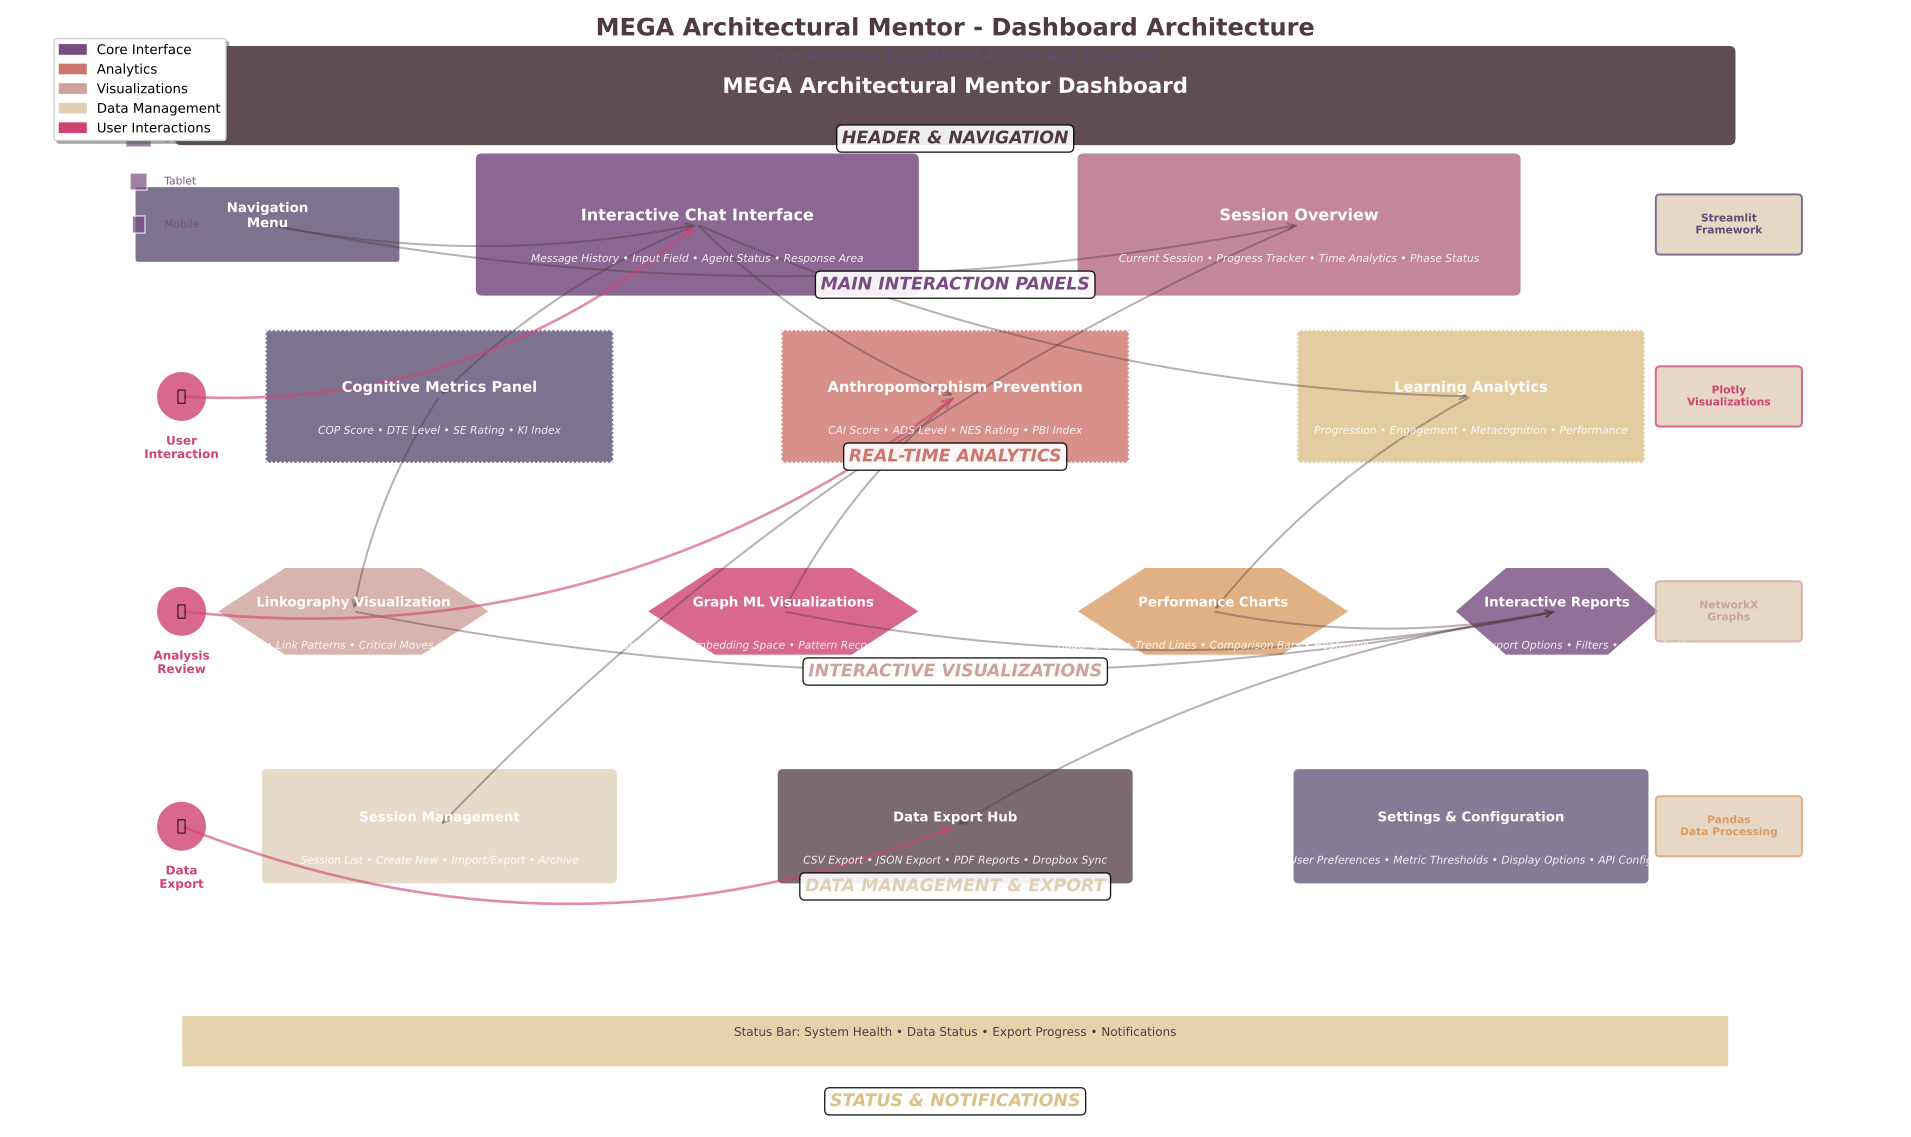

This figure's Python source:
"""
Dashboard Structure Overview Diagram Generator
Creates visual representation of the dashboard sections and components
"""

import matplotlib.pyplot as plt
import matplotlib.patches as mpatches
from matplotlib.patches import FancyBboxPatch, FancyArrowPatch, Circle, Rectangle, Polygon
import numpy as np
import os
import sys

# Add the benchmarking directory to the path to import thesis colors
sys.path.append(os.path.join(os.path.dirname(__file__), '..', '..', 'benchmarking'))
from thesis_colors import THESIS_COLORS, METRIC_COLORS, UI_COLORS

def create_dashboard_structure_diagram():
    """Create comprehensive dashboard structure overview"""
    
    # Create figure with proper sizing
    fig, ax = plt.subplots(1, 1, figsize=(20, 14))
    
    # Define dashboard components with hierarchical structure
    components = {
        # Header Section
        'header': {
            'pos': (10, 12.5), 'size': (18, 1),
            'color': THESIS_COLORS['primary_dark'],
            'text': 'MEGA Architectural Mentor Dashboard',
            'type': 'header'
        },
        
        # Navigation Menu
        'nav_menu': {
            'pos': (2, 11), 'size': (3, 0.8),
            'color': THESIS_COLORS['primary_purple'],
            'text': 'Navigation\nMenu',
            'type': 'navigation'
        },
        
        # Main Dashboard Sections
        'chat_interface': {
            'pos': (7, 11), 'size': (5, 1.5),
            'color': THESIS_COLORS['primary_violet'],
            'text': 'Interactive Chat Interface',
            'type': 'main_section',
            'subsections': [
                'Message History', 'Input Field', 'Agent Status', 'Response Area'
            ]
        },
        
        'session_overview': {
            'pos': (14, 11), 'size': (5, 1.5),
            'color': THESIS_COLORS['primary_rose'],
            'text': 'Session Overview',
            'type': 'main_section',
            'subsections': [
                'Current Session', 'Progress Tracker', 'Time Analytics', 'Phase Status'
            ]
        },
        
        # Analytics Sections
        'cognitive_metrics': {
            'pos': (4, 9), 'size': (4, 1.5),
            'color': METRIC_COLORS['cognitive_offloading'],
            'text': 'Cognitive Metrics Panel',
            'type': 'analytics',
            'subsections': [
                'COP Score', 'DTE Level', 'SE Rating', 'KI Index'
            ]
        },
        
        'anthropomorphism_metrics': {
            'pos': (10, 9), 'size': (4, 1.5),
            'color': THESIS_COLORS['accent_coral'],
            'text': 'Anthropomorphism Prevention',
            'type': 'analytics',
            'subsections': [
                'CAI Score', 'ADS Level', 'NES Rating', 'PBI Index'
            ]
        },
        
        'learning_analytics': {
            'pos': (16, 9), 'size': (4, 1.5),
            'color': THESIS_COLORS['neutral_warm'],
            'text': 'Learning Analytics',
            'type': 'analytics',
            'subsections': [
                'Progression', 'Engagement', 'Metacognition', 'Performance'
            ]
        },
        
        # Visualization Sections
        'linkography_viz': {
            'pos': (3, 6.5), 'size': (4, 1.5),
            'color': THESIS_COLORS['primary_pink'],
            'text': 'Linkography Visualization',
            'type': 'visualization',
            'subsections': [
                'Design Moves', 'Link Patterns', 'Critical Moves', 'Flow Analysis'
            ]
        },
        
        'graph_ml_viz': {
            'pos': (8, 6.5), 'size': (4, 1.5),
            'color': THESIS_COLORS['accent_magenta'],
            'text': 'Graph ML Visualizations',
            'type': 'visualization',
            'subsections': [
                'Network Graph', 'Embedding Space', 'Pattern Recognition', 'Clustering'
            ]
        },
        
        'performance_charts': {
            'pos': (13, 6.5), 'size': (4, 1.5),
            'color': THESIS_COLORS['neutral_orange'],
            'text': 'Performance Charts',
            'type': 'visualization',
            'subsections': [
                'Radar Chart', 'Trend Lines', 'Comparison Bars', 'Heatmaps'
            ]
        },
        
        'interactive_reports': {
            'pos': (17, 6.5), 'size': (3, 1.5),
            'color': THESIS_COLORS['primary_violet'],
            'text': 'Interactive Reports',
            'type': 'visualization',
            'subsections': [
                'Drill-down', 'Export Options', 'Filters', 'Customization'
            ]
        },
        
        # Data Management Sections
        'session_management': {
            'pos': (4, 4), 'size': (4, 1.2),
            'color': THESIS_COLORS['neutral_light'],
            'text': 'Session Management',
            'type': 'data_management',
            'subsections': [
                'Session List', 'Create New', 'Import/Export', 'Archive'
            ]
        },
        
        'data_export': {
            'pos': (10, 4), 'size': (4, 1.2),
            'color': THESIS_COLORS['primary_dark'],
            'text': 'Data Export Hub',
            'type': 'data_management',
            'subsections': [
                'CSV Export', 'JSON Export', 'PDF Reports', 'Dropbox Sync'
            ]
        },
        
        'settings_config': {
            'pos': (16, 4), 'size': (4, 1.2),
            'color': THESIS_COLORS['primary_purple'],
            'text': 'Settings & Configuration',
            'type': 'data_management',
            'subsections': [
                'User Preferences', 'Metric Thresholds', 'Display Options', 'API Config'
            ]
        },
        
        # Footer Section
        'status_bar': {
            'pos': (10, 1.5), 'size': (18, 0.6),
            'color': THESIS_COLORS['neutral_warm'],
            'text': 'Status Bar: System Health • Data Status • Export Progress • Notifications',
            'type': 'footer'
        }
    }
    
    # Draw components
    for comp_name, comp in components.items():
        x, y = comp['pos']
        width, height = comp['size']
        color = comp['color']
        comp_type = comp['type']
        
        # Different styling for different component types
        if comp_type == 'header':
            box = FancyBboxPatch(
                (x - width/2, y - height/2), width, height,
                boxstyle="round,pad=0.1",
                facecolor=color, edgecolor='white', linewidth=3, alpha=0.9
            )
            text_color = 'white'
            font_size = 16
            font_weight = 'bold'
            
        elif comp_type == 'navigation':
            box = FancyBboxPatch(
                (x - width/2, y - height/2), width, height,
                boxstyle="round,pad=0.05",
                facecolor=color, edgecolor='white', linewidth=2, alpha=0.8
            )
            text_color = 'white'
            font_size = 10
            font_weight = 'bold'
            
        elif comp_type == 'main_section':
            box = FancyBboxPatch(
                (x - width/2, y - height/2), width, height,
                boxstyle="round,pad=0.1",
                facecolor=color, edgecolor='white', linewidth=3, alpha=0.85
            )
            text_color = 'white'
            font_size = 12
            font_weight = 'bold'
            
        elif comp_type == 'analytics':
            box = FancyBboxPatch(
                (x - width/2, y - height/2), width, height,
                boxstyle="sawtooth,pad=0.05",
                facecolor=color, edgecolor='white', linewidth=2, alpha=0.8
            )
            text_color = 'white'
            font_size = 11
            font_weight = 'bold'
            
        elif comp_type == 'visualization':
            # Hexagonal style for visualizations
            angles = np.linspace(0, 2*np.pi, 7)
            hex_width = width * 0.4
            hex_height = height * 0.4
            hex_points = [(x + hex_width * np.cos(a), y + hex_height * np.sin(a)) for a in angles[:-1]]
            box = Polygon(hex_points, facecolor=color, edgecolor='white', linewidth=2, alpha=0.8)
            text_color = 'white'
            font_size = 10
            font_weight = 'bold'
            
        elif comp_type == 'data_management':
            box = FancyBboxPatch(
                (x - width/2, y - height/2), width, height,
                boxstyle="round,pad=0.08",
                facecolor=color, edgecolor='white', linewidth=2, alpha=0.75
            )
            text_color = 'white'
            font_size = 10
            font_weight = 'bold'
            
        else:  # footer
            box = Rectangle(
                (x - width/2, y - height/2), width, height,
                facecolor=color, edgecolor='white', linewidth=1, alpha=0.7
            )
            text_color = THESIS_COLORS['primary_dark']
            font_size = 9
            font_weight = 'normal'
        
        ax.add_patch(box)
        
        # Add main text
        ax.text(x, y + 0.1, comp['text'], ha='center', va='center',
               fontsize=font_size, fontweight=font_weight, color=text_color)
        
        # Add subsections if available
        if 'subsections' in comp and comp_type != 'footer':
            subsections_text = ' • '.join(comp['subsections'])
            ax.text(x, y - 0.4, subsections_text, ha='center', va='center',
                   fontsize=8, color=text_color, style='italic', alpha=0.9)
    
    # Define component relationships and data flow
    data_flows = [
        # From chat interface to analytics
        ('chat_interface', 'cognitive_metrics'),
        ('chat_interface', 'anthropomorphism_metrics'),
        ('chat_interface', 'learning_analytics'),
        
        # From analytics to visualizations
        ('cognitive_metrics', 'linkography_viz'),
        ('anthropomorphism_metrics', 'graph_ml_viz'),
        ('learning_analytics', 'performance_charts'),
        
        # From visualizations to reports
        ('linkography_viz', 'interactive_reports'),
        ('graph_ml_viz', 'interactive_reports'),
        ('performance_charts', 'interactive_reports'),
        
        # To data management
        ('session_overview', 'session_management'),
        ('interactive_reports', 'data_export'),
        
        # Navigation connections
        ('nav_menu', 'chat_interface'),
        ('nav_menu', 'session_overview'),
    ]
    
    # Draw data flow arrows
    for source, target in data_flows:
        source_pos = components[source]['pos']
        target_pos = components[target]['pos']
        
        arrow = FancyArrowPatch(
            source_pos, target_pos,
            arrowstyle='->', mutation_scale=12,
            color=THESIS_COLORS['primary_dark'], linewidth=1.5, alpha=0.4,
            connectionstyle="arc3,rad=0.1"
        )
        ax.add_patch(arrow)
    
    # Add section labels
    section_labels = [
        {'pos': (10, 12), 'text': 'HEADER & NAVIGATION', 'color': THESIS_COLORS['primary_dark']},
        {'pos': (10, 10.3), 'text': 'MAIN INTERACTION PANELS', 'color': THESIS_COLORS['primary_violet']},
        {'pos': (10, 8.3), 'text': 'REAL-TIME ANALYTICS', 'color': THESIS_COLORS['accent_coral']},
        {'pos': (10, 5.8), 'text': 'INTERACTIVE VISUALIZATIONS', 'color': THESIS_COLORS['primary_pink']},
        {'pos': (10, 3.3), 'text': 'DATA MANAGEMENT & EXPORT', 'color': THESIS_COLORS['neutral_light']},
        {'pos': (10, 0.8), 'text': 'STATUS & NOTIFICATIONS', 'color': THESIS_COLORS['neutral_warm']},
    ]
    
    for label in section_labels:
        ax.text(label['pos'][0], label['pos'][1], label['text'],
               ha='center', va='center', fontsize=13, fontweight='bold',
               color=label['color'], style='italic',
               bbox=dict(boxstyle="round,pad=0.3", facecolor='white', alpha=0.9))
    
    # Add user interaction flow indicators
    user_flows = [
        {'pos': (1, 9), 'text': 'User\nInteraction', 'target': (7, 11)},
        {'pos': (1, 6.5), 'text': 'Analysis\nReview', 'target': (10, 9)},
        {'pos': (1, 4), 'text': 'Data\nExport', 'target': (10, 4)},
    ]
    
    for flow in user_flows:
        # User icon (simplified)
        user_circle = Circle(flow['pos'], 0.3, facecolor=THESIS_COLORS['accent_magenta'],
                           edgecolor='white', linewidth=2, alpha=0.8)
        ax.add_patch(user_circle)
        ax.text(flow['pos'][0], flow['pos'][1], '👤', ha='center', va='center', fontsize=12)
        
        # Flow text
        ax.text(flow['pos'][0], flow['pos'][1] - 0.6, flow['text'],
               ha='center', va='center', fontsize=9, fontweight='bold',
               color=THESIS_COLORS['accent_magenta'])
        
        # Flow arrow to target
        arrow = FancyArrowPatch(
            flow['pos'], flow['target'],
            arrowstyle='->', mutation_scale=15,
            color=THESIS_COLORS['accent_magenta'], linewidth=2, alpha=0.6,
            connectionstyle="arc3,rad=0.2"
        )
        ax.add_patch(arrow)
    
    # Add technology stack indicators
    tech_indicators = [
        {'pos': (19, 11), 'text': 'Streamlit\nFramework', 'color': THESIS_COLORS['primary_purple']},
        {'pos': (19, 9), 'text': 'Plotly\nVisualizations', 'color': THESIS_COLORS['accent_magenta']},
        {'pos': (19, 6.5), 'text': 'NetworkX\nGraphs', 'color': THESIS_COLORS['primary_pink']},
        {'pos': (19, 4), 'text': 'Pandas\nData Processing', 'color': THESIS_COLORS['neutral_orange']},
    ]
    
    for tech in tech_indicators:
        tech_box = FancyBboxPatch(
            (tech['pos'][0] - 0.8, tech['pos'][1] - 0.3), 1.6, 0.6,
            boxstyle="round,pad=0.05",
            facecolor=THESIS_COLORS['neutral_light'], 
            edgecolor=tech['color'], linewidth=1.5, alpha=0.8
        )
        ax.add_patch(tech_box)
        
        ax.text(tech['pos'][0], tech['pos'][1], tech['text'],
               ha='center', va='center', fontsize=8, fontweight='bold',
               color=tech['color'])
    
    # Add responsive design indicators
    responsive_sizes = [
        {'pos': (0.5, 12), 'size': 0.3, 'label': 'Desktop'},
        {'pos': (0.5, 11.5), 'size': 0.2, 'label': 'Tablet'},
        {'pos': (0.5, 11), 'size': 0.15, 'label': 'Mobile'},
    ]
    
    for device in responsive_sizes:
        device_rect = Rectangle(
            (device['pos'][0] - device['size']/2, device['pos'][1] - 0.1), 
            device['size'], 0.2,
            facecolor=THESIS_COLORS['primary_violet'], 
            edgecolor='white', linewidth=1, alpha=0.7
        )
        ax.add_patch(device_rect)
        
        ax.text(device['pos'][0] + 0.3, device['pos'][1], device['label'],
               ha='left', va='center', fontsize=8, 
               color=THESIS_COLORS['primary_violet'])
    
    # Set axis properties
    ax.set_xlim(-1, 21)
    ax.set_ylim(0.5, 13.5)
    ax.set_aspect('equal')
    ax.axis('off')
    
    # Add title
    ax.text(10, 13.2, 'MEGA Architectural Mentor - Dashboard Architecture',
           fontsize=18, fontweight='bold', ha='center',
           color=THESIS_COLORS['primary_dark'])
    
    # Add subtitle
    ax.text(10, 12.9, 'Comprehensive Educational AI Interface Structure',
           fontsize=12, ha='center', style='italic',
           color=THESIS_COLORS['primary_purple'])
    
    # Create legend
    legend_elements = [
        mpatches.Patch(color=THESIS_COLORS['primary_violet'], label='Core Interface'),
        mpatches.Patch(color=THESIS_COLORS['accent_coral'], label='Analytics'),
        mpatches.Patch(color=THESIS_COLORS['primary_pink'], label='Visualizations'),
        mpatches.Patch(color=THESIS_COLORS['neutral_light'], label='Data Management'),
        mpatches.Patch(color=THESIS_COLORS['accent_magenta'], label='User Interactions'),
    ]
    
    ax.legend(handles=legend_elements, loc='upper left', bbox_to_anchor=(0.02, 0.98),
             frameon=True, fancybox=True, shadow=True)
    
    plt.tight_layout()
    return fig

def save_diagram():
    """Save the diagram in multiple formats"""
    fig = create_dashboard_structure_diagram()
    
    # Define output paths
    base_path = os.path.dirname(__file__)
    png_path = os.path.join(base_path, '08_dashboard_structure.png')
    svg_path = os.path.join(base_path, '08_dashboard_structure.svg')
    
    # Save as PNG with high DPI
    fig.savefig(png_path, dpi=300, bbox_inches='tight', 
                facecolor='white', edgecolor='none')
    
    # Save as SVG for scalability
    fig.savefig(svg_path, format='svg', bbox_inches='tight',
                facecolor='white', edgecolor='none')
    
    print(f"Dashboard Structure diagram saved:")
    print(f"  PNG: {png_path}")
    print(f"  SVG: {svg_path}")
    
    plt.close(fig)

if __name__ == "__main__":
    save_diagram()
